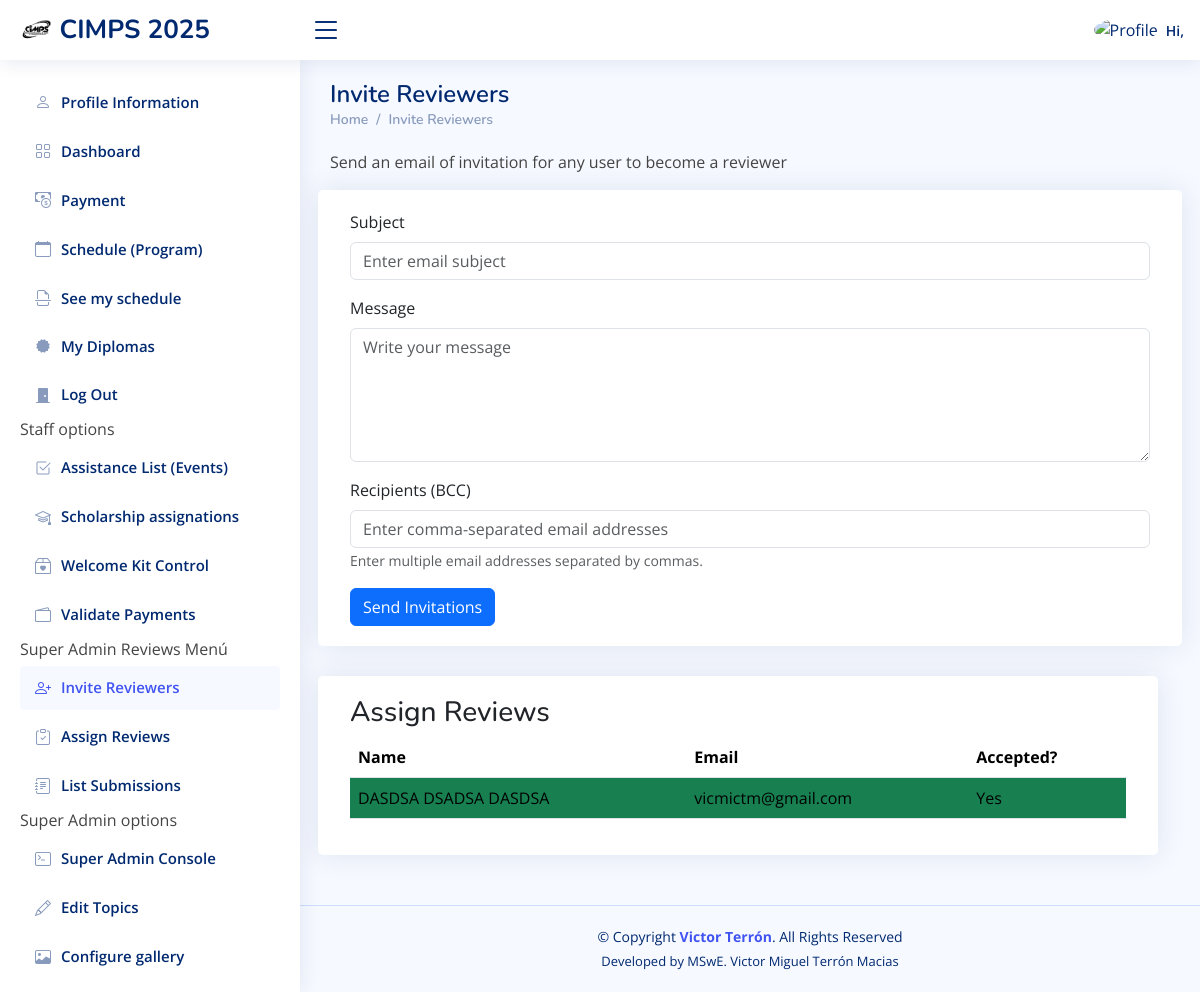
/inviteReviewers/ (signed in), run on the app's committed database.
### mainApplication/models.py (models this page shows, shortened)
class reviewersCodes(models.Model):
    code = models.CharField(max_length=255, unique=True)  # Ensures uniqueness
    used = models.BooleanField(default=False)
    user = models.ForeignKey(CustomUser, on_delete=models.SET_NULL, null=True, blank=True, related_name='reviewer_codes')  # Link to CustomUser
    email = models.EmailField(blank=True,null=True)  # Email to which the code was sent

class UserProfile(models.Model):
    GENDER_CHOICES = (
        ('male', 'Male'),
        ('female', 'Female'),
    )
    USER_TYPE_CHOICES = (
        ('author', 'Author'),
        ('public', 'General Public'),
        ('student', 'Student'),
    )
    user = models.OneToOneField(settings.AUTH_USER_MODEL, on_delete=models.CASCADE)
    gender = models.CharField(max_length=10, choices=GENDER_CHOICES)
    state = models.CharField(max_length=100)
    country = CountryField()
    university_name = models.CharField(max_length=255)
    university_address = models.CharField(max_length=255)
    user_type = models.CharField(max_length=20, choices=USER_TYPE_CHOICES)
    payment_completed=models.BooleanField(default=0)
    payment_observarions=models.CharField(default=" ",max_length=255,null=True, blank=True)
    transactionID=models.CharField(default=" ",max_length=255, null=True, blank=True)
    recibioKIT=models.BooleanField(default=False)
    permitirRegistro=models.BooleanField(default=False)
    FullName=models.CharField(max_length=255, blank=True, null=True, verbose_name="Full Name (The name you write will be the one under which your certificates will be issued)")  # Nombre completo
    manualPayment=models.BooleanField(default=False)
    amount=models.CharField(default=" ",max_length=255, null=True, blank=True)

### mainApplication/decorators.py (the view)
    def _wrapped_view(request, *args, **kwargs):
        try:
            userProfile = UserProfile.objects.get(user_id=request.user.id)
            paymentCompleted = userProfile.payment_completed
            allowRegistration = userProfile.permitirRegistro
            userType = userProfile.user_type
        except ObjectDoesNotExist:
            return redirect('complete_profile')
        return view_func(request, *args, **kwargs)

### mainApplication/context_processors.py (called while the page is built)
def user_context(request):
    if request.user.is_authenticated:
        return get_user_context_data(request)
    return {}

### mainApplication/views.py (called while the page is built, shortened)
@superuser_required
@completedProfileRequired
def inviteReviewers(request):
    context={
        'reviewers':reviewersCodes.objects.all()
    }
    return render(request, 'inviteReviewers.html',context)

### mainApplication/templates/inviteReviewers.html (shortened to what this page needs)
{% extends "base.html"%}{% load static %}{% load socialaccount %}
{% block content %}
<body>
    <div class="pagetitle">
      <h1>Invite Reviewers</h1>
      <nav>
        <ol class="breadcrumb">
          <li class="breadcrumb-item"><a href="#" style="text-decoration: none;">Home</a></li>
          <li class="breadcrumb-item active"><a href="#" style="text-decoration: none;">Invite Reviewers</a></li>
        </ol>
        <p class="roboto" style="margin-top: 20px;">Send an email of invitation for any user to become a reviewer</p>
      </nav>
    </div>
    <section class="section dashboard">
      <div class="row">
        <div class="col-lg-12">
          <div class="row">
            <div class="card">
              <div class="card-body">
                <form method="POST" action="{% url 'inviteReviewers' %}" class="form-email">
                    <div class="mb-3">
                        <label for="subject" class="form-label" style="margin-top: 20px;">Subject</label>
                        <input type="text" class="form-control" id="subject" name="subject" placeholder="Enter email subject" required>
                    </div>
                    <div class="mb-3">
                        <label for="message" class="form-label">Message</label>
                        <textarea class="form-control" id="message" name="message" rows="5" placeholder="Write your message" required></textarea>
                    </div>
                    <div class="mb-3">
                        <label for="bcc" class="form-label">Recipients (BCC)</label>
                        <input type="text" class="form-control" id="bcc" name="bcc" placeholder="Enter comma-separated email addresses" required>
                        <small class="form-text text-muted">Enter multiple email addresses separated by commas.</small>
                    </div>
                    <button type="submit" class="btn btn-primary">Send Invitations</button>
                </form>
              </div>
            </div>
            <div class="row">
                <div class="card">
                  <div class="card-body">
                    <div class="pagetitle">
                        <h3 style="margin-top: 20px;">Assign Reviews</h3>
                        <table class="table table-striped dark-table">
                            <thead>
                              <tr>
                                <th scope="col">Name</th>
                                <th scope="col">Email</th>
                                <th scope="col">Accepted?</th>
                              </tr>
                            </thead>
                            <tbody>
                                {%for reviewer in reviewers %}
                                <tr>
                                    <td class="{% if reviewer.used%}bg-success{% else %}bg-danger{% endif %}">
                                        {% if reviewer.user.userprofile %}
                                        {{ reviewer.user.userprofile.FullName }}
                                        {% else %}
                                        No Accepted yet, therefore no information
                                        {% endif %}
                                    </td>
                                    <td class="{% if reviewer.used%}bg-success{% else %}bg-danger{% endif %}">{{reviewer.email}}</td>
                                    <td class="{% if reviewer.used%}bg-success{% else %}bg-danger{% endif %}">{% if reviewer.used%}Yes{% else %}No{% endif %}</td>
                                </tr>
                                {%endfor%}
                            </tbody>
                        </table>
                    </div>
                  </div>
                </div>
            </div>
        </div>
      </div>
    </section>
  </main>
</body>
{%endblock%}

### mainApplication/static/assets/css/style.css (style rules this page uses)
:root { scroll-behavior: smooth; }
body { font-family: "Open Sans", sans-serif; background: #f6f9ff; color: #444444; }
a { color: #4154f1; text-decoration: none; }
h1, h2, h3, h4, h5, h6 { font-family: "Nunito", sans-serif; }
.pagetitle { margin-bottom: 10px; }
.pagetitle h1 { font-size: 24px; margin-bottom: 0; font-weight: 600; color: #012970; }
.card { margin-bottom: 30px; border: none; border-radius: 5px; box-shadow: 0px 0 30px rgba(1, 41, 112, 0.1); }
.card-body { padding: 0 20px 20px 20px; }
.breadcrumb { font-size: 14px; font-family: "Nunito", sans-serif; color: #899bbd; font-weight: 600; }
.breadcrumb a { color: #899bbd; transition: 0.3s; }
.breadcrumb .breadcrumb-item::before { color: #899bbd; }
.breadcrumb .active { color: #51678f; font-weight: 600; }

### data on the page
reviewersCodes: user.userprofile.FullName "DASDSA DSADSA DASDSA", email "vicmictm@gmail.com", used "Yes"
